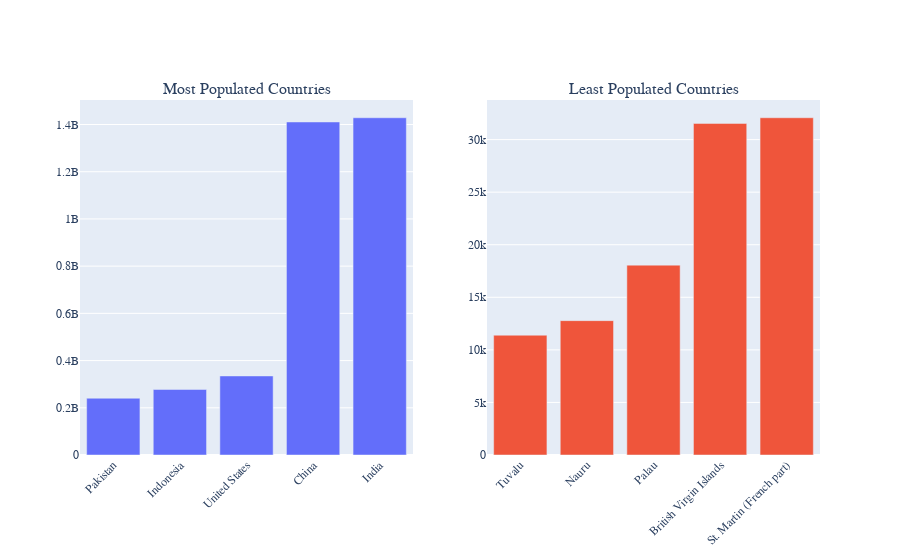

Write notebook code for a chart like this one.
### Code cell
# Creating a side-by-side bar chart to visualize the most and least populated countries in 2023
pop_comparison_fig = make_subplots(rows=1, cols=2, shared_yaxes=False, 
                      subplot_titles=['Most Populated Countries', 'Least Populated Countries'])

# Adding a bar chart for the most populated countries
pop_comparison_fig.add_trace(
    go.Bar(x=most_populated["country_name"], y=most_populated["2023"], showlegend=False), 
    row=1, col=1
)

# Adding a bar chart for the least populated countries
pop_comparison_fig.add_trace(
    go.Bar(x=least_populated["country_name"], y=least_populated["2023"], showlegend=False), 
    row=1, col=2
)

# Rotating x-axis labels for better readability
pop_comparison_fig.update_xaxes(tickangle=-45)

# Setting the font style for the plot
pop_comparison_fig.update_layout(font_family="Rockwell")

# Displaying the figure
pop_comparison_fig.show()

### Figure 1 — Plotly figure (JSON) as saved in the notebook; plotly's stock layout.template omitted (floating-point values rounded to 4 significant figures)
{"data": [{"showlegend": false, "type": "bar", "x": ["Pakistan", "Indonesia", "United States", "China", "India"], "xaxis": "x", "y": [240485658, 277534122, 334914895, 1410710000, 1428627663], "yaxis": "y"}, {"showlegend": false, "type": "bar", "x": ["Tuvalu", "Nauru", "Palau", "British Virgin Islands", "St. Martin (French part)"], "xaxis": "x2", "y": [11396, 12780, 18058, 31538, 32077], "yaxis": "y2"}], "layout": {"annotations": [{"font": {"size": 16}, "showarrow": false, "text": "Most Populated Countries", "x": 0.225, "xanchor": "center", "xref": "paper", "y": 1, "yanchor": "bottom", "yref": "paper"}, {"font": {"size": 16}, "showarrow": false, "text": "Least Populated Countries", "x": 0.775, "xanchor": "center", "xref": "paper", "y": 1, "yanchor": "bottom", "yref": "paper"}], "autosize": true, "font": {"family": "Rockwell"}, "xaxis": {"anchor": "y", "autorange": true, "domain": [0, 0.45], "range": [-0.5, 4.5], "tickangle": -45, "type": "category"}, "xaxis2": {"anchor": "y2", "autorange": true, "domain": [0.55, 1], "range": [-0.5, 4.5], "tickangle": -45, "type": "category"}, "yaxis": {"anchor": "x", "autorange": true, "domain": [0, 1], "range": [0, 1504000000.0], "type": "linear"}, "yaxis2": {"anchor": "x2", "autorange": true, "domain": [0, 1], "range": [0, 33770.0], "type": "linear"}}}
